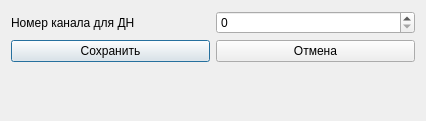
<?xml version="1.0" encoding="UTF-8"?>
<ui version="4.0">
 <class>ChartsParameters</class>
 <widget class="QDialog" name="ChartsParameters">
  <property name="geometry">
   <rect>
    <x>0</x>
    <y>0</y>
    <width>426</width>
    <height>121</height>
   </rect>
  </property>
  <property name="windowTitle">
   <string>Dialog</string>
  </property>
  <layout class="QGridLayout" name="gridLayout">
   <item row="0" column="0">
    <layout class="QHBoxLayout" name="horizontalLayout">
     <item>
      <widget class="QLabel" name="label_4">
       <property name="text">
        <string>Номер канала для ДН</string>
       </property>
      </widget>
     </item>
     <item>
      <widget class="QSpinBox" name="channelBox">
       <property name="maximum">
        <number>30</number>
       </property>
      </widget>
     </item>
    </layout>
   </item>
   <item row="1" column="0">
    <layout class="QHBoxLayout" name="horizontalLayout_2">
     <item>
      <widget class="QPushButton" name="pushButtonSave">
       <property name="text">
        <string>Сохранить</string>
       </property>
      </widget>
     </item>
     <item>
      <widget class="QPushButton" name="pushButtonCancel">
       <property name="text">
        <string>Отмена</string>
       </property>
      </widget>
     </item>
    </layout>
   </item>
   <item row="2" column="0">
    <spacer name="verticalSpacer">
     <property name="orientation">
      <enum>Qt::Vertical</enum>
     </property>
     <property name="sizeHint" stdset="0">
      <size>
       <width>20</width>
       <height>40</height>
      </size>
     </property>
    </spacer>
   </item>
  </layout>
 </widget>
 <resources/>
 <connections/>
</ui>
